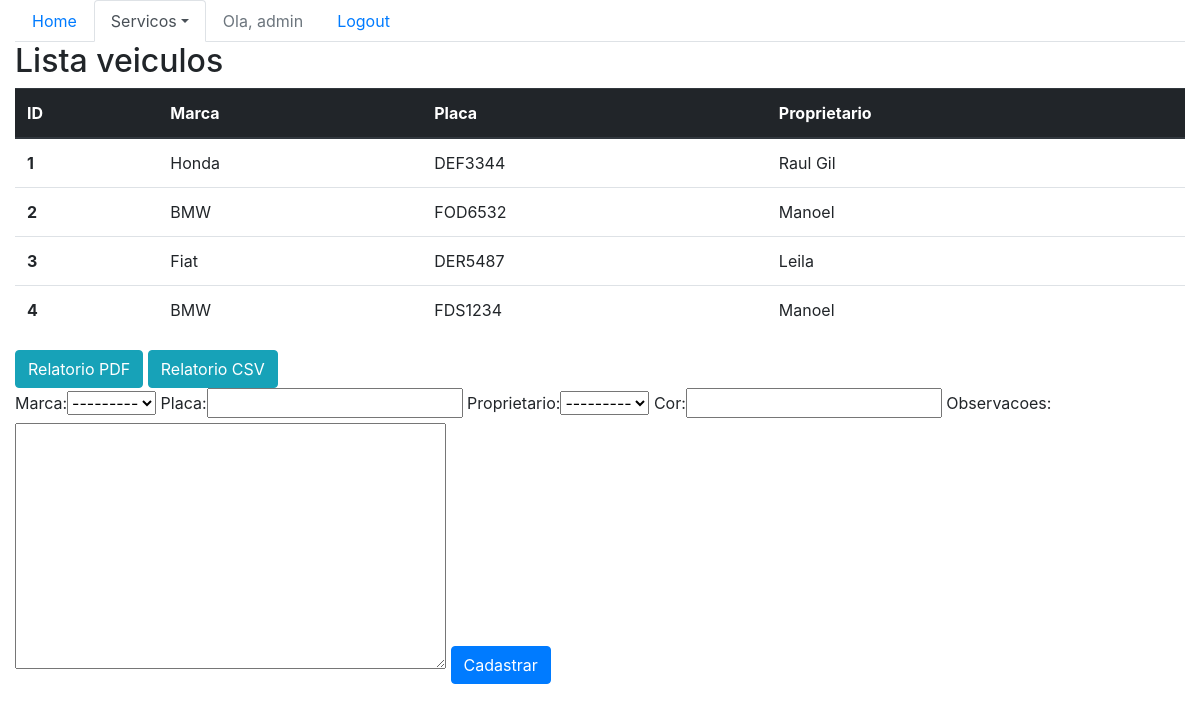
The app's page /sistema/veiculos/ (signed in), older data.
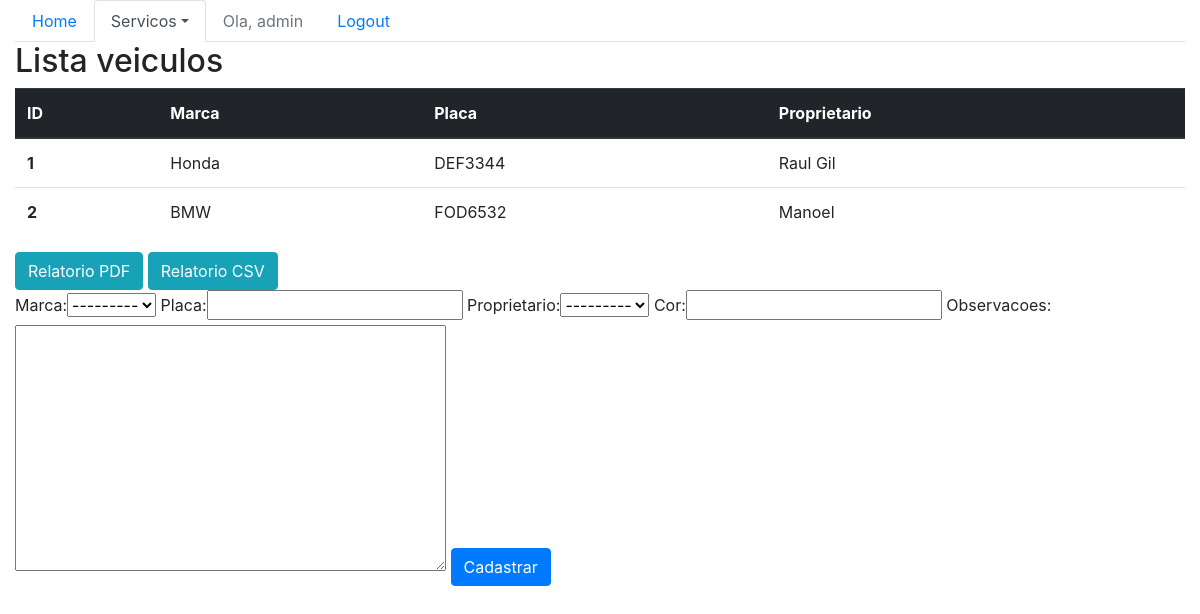
The same page, newer data.
### core/models.py (models this page shows, shortened)
class Veiculo(models.Model):
    marca = models.ForeignKey(Marca, on_delete=models.CASCADE)
    placa = models.CharField(max_length=7)
    proprietario = models.ForeignKey(Pessoa, on_delete=models.PROTECT)
    cor = models.CharField(max_length=15)
    observacoes = models.TextField()

class Marca(models.Model):
    nome = models.CharField(max_length=50)
    def __str__(self):
        return self.nome

class Pessoa(models.Model):
    nome = models.CharField(max_length=100)
    endereco = models.CharField(max_length=200)
    telefone = models.CharField(max_length=20)
    def __str__(self):
        return self.nome

### core/views.py (the view)
@login_required()
def lista_veiculos(request):
    form = VeiculoForm()
    veiculos = Veiculo.objects.all()
    data = {'veiculos': veiculos, 'form': form}
    return render(request, 'core/lista_veiculos.html', data)

### core/forms.py
class VeiculoForm(ModelForm):
    class Meta:
        model = Veiculo
        fields = '__all__'

### core/templates/core/lista_veiculos.html (shortened to what this page needs)
{% extends 'base.html' %}
{% load bootstrap %}
{% block menu%}
    <ul class="nav nav-tabs">
        <li class="nav-item">
            <a class="nav-link" href="{% url 'core_home' %}">Home</a>
        </li>
        <li class="nav-item dropdown">
        <li class="nav-item active dropdown">
            <a class="nav-link dropdown-toggle active" data-toggle="dropdown" href="#" role="button" aria-haspopup="true" aria-expanded="false">Servicos</a>
        </li>
        {% if user.is_authenticated %}
        <li class="nav-item">
                <a class="nav-link disabled" href="">Ola, {{ user }}</a>
        </li>
        <li class="nav-item">
                <a class="nav-link" href="{% url 'logout' %}">Logout</a>
        </li>
    {% else %}
    <li class="nav-item">
            <a class="nav-link" href="{% url 'login' %}">Login</a>
    </li>
    {% endif %}
    </ul>
{% endblock %}
{% block main %}
<div class="row">
    <div class="col">
        <h2>Lista veiculos</h2>
        <table class="table">
                <thead class="thead-dark">
                    <tr>
                    <th scope="col">ID</th>
                    <th scope="col">Marca</th>
                    <th scope="col">Placa</th>
                    <th scope="col">Proprietario</th>
                    </tr>
                </thead>
                <tbody>
                    {% for veiculo in veiculos %}
                    <tr>
                    <th scope="row">{{ veiculo.id }}</th>
                    <td>{{ veiculo.marca }}</td>
                    <td>{{ veiculo.placa }}</td>
                    <td>{{ veiculo.proprietario }}</td>
                    </tr>
                    {% endfor %}
                </tbody>
            </table>
    <a class="btn btn-info" href="{% url 'relatorio_pdf' %}">Relatorio PDF</a>
    <a class="btn btn-info" href="{% url 'relatorio_csv' %}">Relatorio CSV</a>
        <form action="{% url 'core_veiculo_novo' %}" method="POST">
            {{ form|bootstrap }}
            <button type="submit" class="btn btn-primary">Cadastrar</button>
        </form>
    </div>
</div>
{% endblock %}

Row changes from the older to the newer data that the page shows:
removed Veiculo: id "3", marca "Fiat", placa "DER5487", proprietario "Leila"
removed Veiculo: id "4", marca "BMW", placa "FDS1234", proprietario "Manoel"
